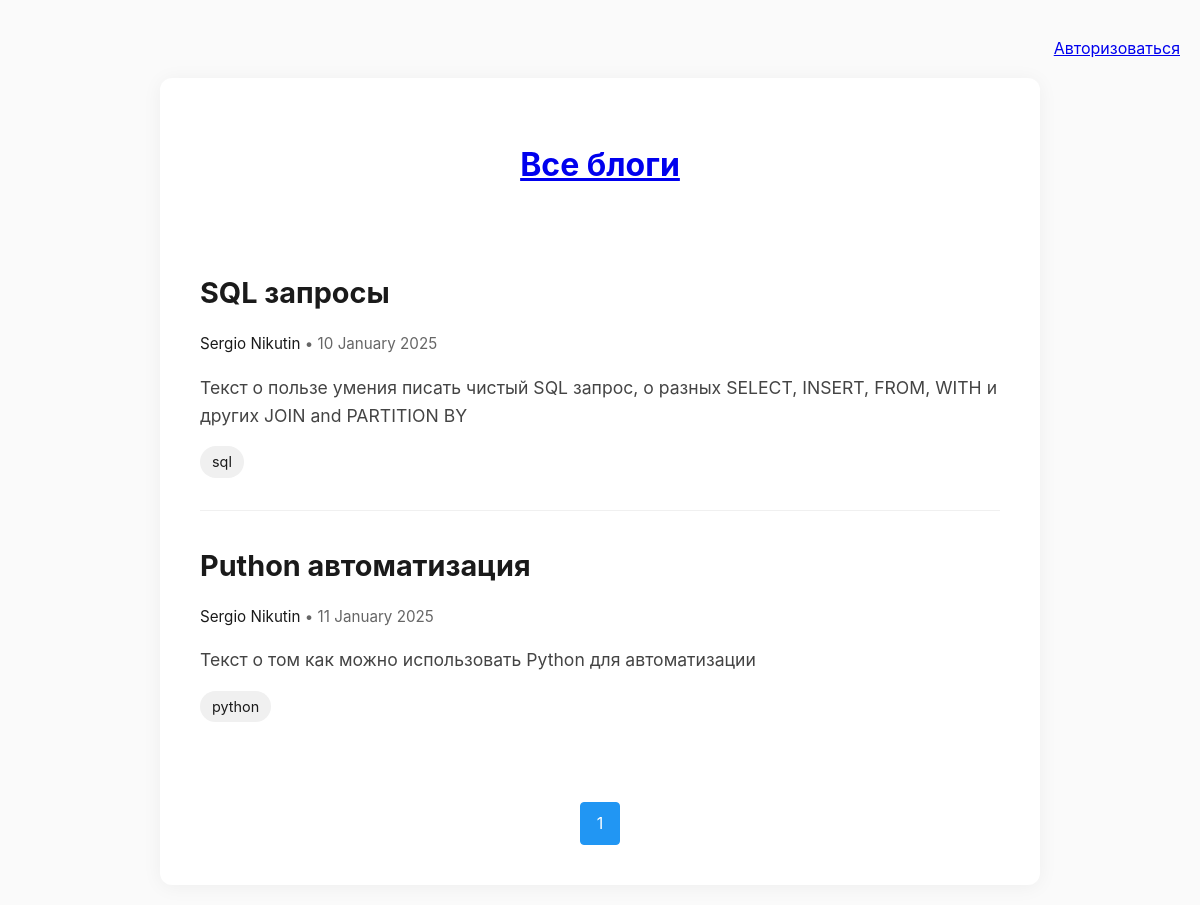
The page /blogs/?author_id=2 on the database its author committed.
### core/models/base.py (models this page shows)
class Base(DeclarativeBase):
    __abstract__ = True
    id: Mapped[int] = mapped_column(primary_key=True, autoincrement=True)
    created_at: Mapped[datetime] = mapped_column(TIMESTAMP, server_default=func.now())
    updated_at: Mapped[datetime] = mapped_column(
        TIMESTAMP, server_default=func.now(), onupdate=func.now()
    )

class Blog(Base):
    __tablename__ = "blogs"
    title: Mapped[str] = mapped_column(unique=True, nullable=False)
    author: Mapped[int] = mapped_column(ForeignKey("users.id"), nullable=False)
    content: Mapped[str] = mapped_column(Text)
    short_description: Mapped[str] = mapped_column(Text)
    status: Mapped[str] = mapped_column(default="published", server_default="published")
    user: Mapped["User"] = relationship("User", back_populates="blogs")
    tags: Mapped[list["Tag"]] = relationship(
        secondary="blog_tags", back_populates="blogs"
    )

class Tag(Base):
    __tablename__ = "tags"
    name: Mapped[str] = mapped_column(String(50), unique=True)
    blogs: Mapped[list["Blog"]] = relationship(
        secondary="blog_tags", back_populates="tags"
    )

### pages/views.py (the view)
@router.get('/blogs/')
async def get_blog_posts(
        request: Request,
        author_id: int | None = None,
        tag: str | None = None,
        page: int = 1,
        page_size: int = 3,
        session: AsyncSession = Depends(db_helper.session_dependency),
):
    blogs = await get_blog_list(
        session=session,
        author_id=author_id,
        tag=tag,
        page=page,
        page_size=page_size
    )
    logger.info("blogs: %s" % blogs)
    return templates.TemplateResponse(
        "posts.html",
        {
            "request": request,
            "article": blogs,
            "filters": {
                "author_id": author_id,
                "tag": tag,
            }
        }
    )

### templates/posts.html (shortened to what this page needs)
<!DOCTYPE html>
<html lang="ru">
<head>
    <link rel="stylesheet" href="/static/style/posts.css">
</head>
<body>
<p align="right"><a href="/login/">Авторизоваться</a></p>
<div class="content-container">
    <div class="page-header">
        <h1><a href="/blogs/">Все блоги</a></h1>
    </div>
    <ul class="articles-list">
        {% for blog in article.blogs %}
        <li class="article-card">
            <h2><a href="/blogs/{{ blog.id }}">{{ blog.title }}</a></h2>
            <div class="article-meta">
                {% if blog.author_id %}
                <a href="?author_id={{ blog.author_id }}">{{ blog.author_name }}</a>
                {% else %}
                {{ blog.author_name }}
                {% endif %}
                • {{ blog.created_at.strftime('%d %B %Y') }}
            </div>
            <p class="article-excerpt">{{ blog.short_description }}</p>
            {% if blog.tags %}
            <div class="article-tags">
                {% for tag in blog.tags %}
                <a href="/blogs?tag={{ tag.name }}" class="tag">{{ tag.name }}</a>
                {% endfor %}
            </div>
            {% endif %}
        </li>
        {% endfor %}
    </ul>
    <div class="pagination">
        {% for p in range(1, article.total_page + 1) %}
        <a href="?page={{ p }}{% if filters.author_id %}&author_id={{ filters.author_id }}{% endif %}{% if filters.tag %}&tag={{ filters.tag }}{% endif %}"
           class="pagination-link {% if p == article.page %}active{% endif %}">{{ p }}</a>
        {% endfor %}
    </div>
</div>
</body>
</html>

### static/style/posts.css (style rules this page uses)
:root { --primary-color: #1a1a1a; --secondary-color: #666; --accent-color: #2196F3; --background-color: #fafafa; --tag-bg: #f0f0f0; --tag-hover-bg: #1976D2; --tag-hover-text: #fff; --max-width: 800px; }
body { font-family: -apple-system, BlinkMacSystemFont, Segoe UI, Roboto, Helvetica Neue, Arial, sans-serif; line-height: 1.6; color: var(--primary-color); margin: 0; padding: 20px; background: var(--background-color); }
.content-container { max-width: var(--max-width); margin: 0 auto; padding: 40px; background: white; box-shadow: 0 2px 20px rgba(0, 0, 0, 0.05); border-radius: 12px; }
.page-header { margin-bottom: 3rem; text-align: center; }
.articles-list { list-style: none; padding: 0; margin: 0; }
.article-card { padding: 2rem 0; border-bottom: 1px solid #f0f0f0; transition: transform 0.3s ease; }
.article-card:last-child { border-bottom: none; }
.article-card h2 { font-size: 1.8rem; margin: 0 0 1rem 0; }
.article-card a { color: var(--primary-color); text-decoration: none; transition: color 0.2s ease; }
.article-meta { color: var(--secondary-color); font-size: 0.95rem; margin-bottom: 1rem; }
.article-excerpt { color: #444; font-size: 1.1rem; line-height: 1.6; margin-bottom: 1rem; }
.article-tags { display: flex; flex-wrap: wrap; gap: 8px; margin-top: 1rem; }
.tag { background: var(--tag-bg); padding: 4px 12px; border-radius: 16px; font-size: 0.9rem; color: var(--secondary-color); text-decoration: none; transition: all 0.2s ease; }
.pagination { display: flex; justify-content: center; gap: 10px; margin-top: 3rem; }
.pagination-link { padding: 8px 16px; border: 1px solid var(--accent-color); border-radius: 4px; color: var(--accent-color); text-decoration: none; transition: all 0.3s ease; }
.pagination-link.active { background: var(--accent-color); color: white; }

### rows shown on the page
Blog: title "SQL запросы", author_name "Sergio Nikutin", created_at "10 January 2025", short_description "Текст о пользе умения писать чистый SQL запрос, о разных SELECT, INSERT, FROM, WITH и других JOIN and PARTITION BY"
Tag: name "sql"
Blog: title "Puthon автоматизация", author_name "Sergio Nikutin", created_at "11 January 2025", short_description "Текст о том как можно использовать Python для автоматизации"
Tag: name "python"

### other values the page prints
{{ p }} "1"
